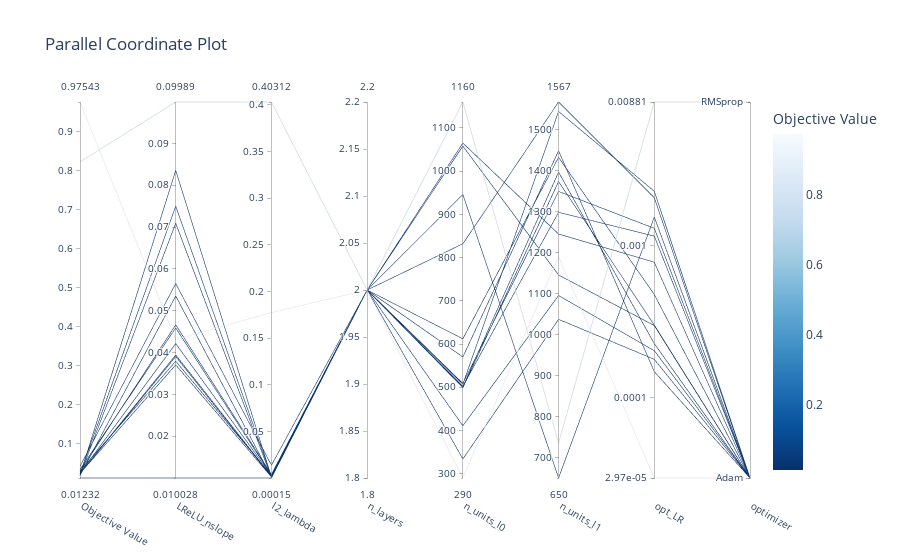

Source (notebook cell):
### Code cell
filtered_trials = [t for t in study.trials if t.params.get("n_layers") == 2]
sub_study = optuna.create_study()
sub_study.add_trials(filtered_trials)
fig = optuna.visualization.plot_parallel_coordinate(sub_study)
fig.show()

### Figure 1 — Plotly figure (JSON) as saved in the notebook; plotly's stock layout.template omitted (floating-point values rounded to 4 significant figures)
{"data": [{"dimensions": [{"label": "Objective Value", "range": [0.01232, 0.9754], "values": [0.9754, 0.8222, 0.02432, 0.02426, 0.0302, 0.03392, 0.02871, 0.04203, 0.02343, 0.02368, 0.01888, 0.01232, 0.01921, 0.02346, 0.01916]}, {"label": "LReLU_nslope", "range": [0.01003, 0.09989], "values": [0.04314, 0.09989, 0.04214, 0.03706, 0.03793, 0.04589, 0.04663, 0.05651, 0.03907, 0.03942, 0.05352, 0.01003, 0.07092, 0.07498, 0.08354]}, {"label": "l2_lambda", "range": [0.0001547, 0.4031], "values": [0.1775, 0.4031, 0.002793, 0.001288, 0.002816, 0.002903, 0.003898, 0.01391, 0.001388, 0.002189, 0.001232, 0.0001547, 0.0009006, 0.00207, 0.001204]}, {"label": "n_layers", "range": [2, 2], "values": [2, 2, 2, 2, 2, 2, 2, 2, 2, 2, 2, 2, 2, 2, 2]}, {"label": "n_units_l0", "range": [290, 1160], "values": [290, 1160, 612, 507, 832, 509, 502, 411, 946, 1065, 499, 1058, 334, 501, 570]}, {"label": "n_units_l1", "range": [650, 1567], "values": [1190, 735, 1432, 1544, 1567, 1349, 1298, 1095, 650, 1245, 1373, 1145, 1037, 1396, 1448]}, {"label": "opt_LR", "range": [-4.527, -2.055], "ticktext": ["2.97e-05", "0.0001", "0.001", "0.00881"], "tickvals": [-4.527, -4, -3, -2.055], "values": [-4.527, -2.055, -3.321, -2.641, -2.684, -2.885, -2.937, -3.69, -2.811, -3.108, -3.521, -3.525, -3.747, -3.644, -3.828]}, {"label": "optimizer", "range": [0, 1], "ticktext": ["Adam", "RMSprop"], "tickvals": [0, 1], "values": [0, 1, 0, 0, 0, 0, 0, 0, 0, 0, 0, 0, 0, 0, 0]}], "labelangle": 30, "labelside": "bottom", "line": {"color": [0.9754, 0.8222, 0.02432, 0.02426, 0.0302, 0.03392, 0.02871, 0.04203, 0.02343, 0.02368, 0.01888, 0.01232, 0.01921, 0.02346, 0.01916], "colorbar": {"title": {"text": "Objective Value"}}, "colorscale": [[0, "rgb(247,251,255)"], [0.125, "rgb(222,235,247)"], [0.25, "rgb(198,219,239)"], [0.375, "rgb(158,202,225)"], [0.5, "rgb(107,174,214)"], [0.625, "rgb(66,146,198)"], [0.75, "rgb(33,113,181)"], [0.875, "rgb(8,81,156)"], [1, "rgb(8,48,107)"]], "reversescale": true, "showscale": true}, "type": "parcoords"}], "layout": {"title": {"text": "Parallel Coordinate Plot"}}}
